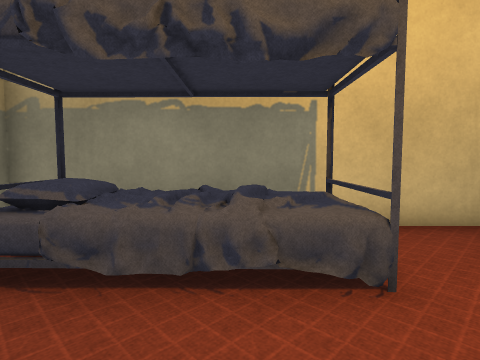
view 1 (above)

12 first-person views from a walk through a 3-D level made in the Unity game engine. The camera is 1.2 m above the floor, tilts 4° down and sees 80° across. The floor is counted in squares, 1 m on a side. Each view is taken from the middle of a square. On the plan, view 1 faces up. The plan holds only what a view shows up to about 13 squares ahead; the rest is blank. Surface patterns are stand-ins for the level's own textures.

view 2
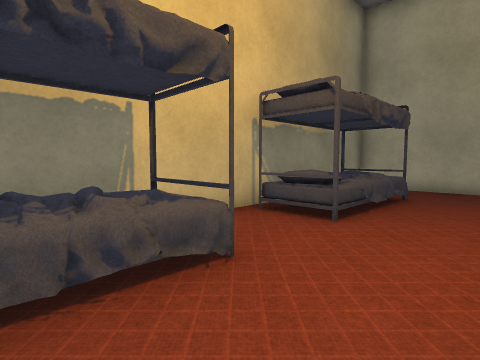

view 3
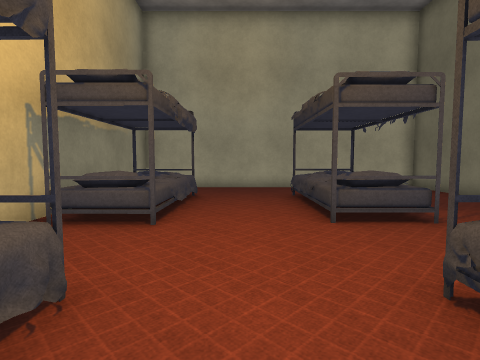

view 4
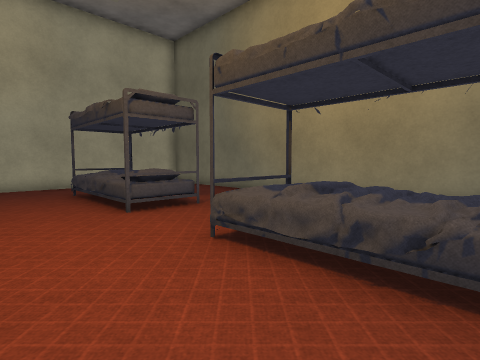

view 5
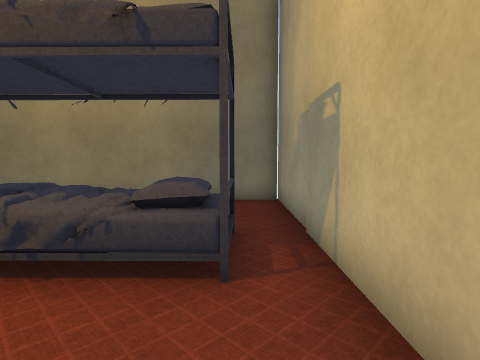

view 6
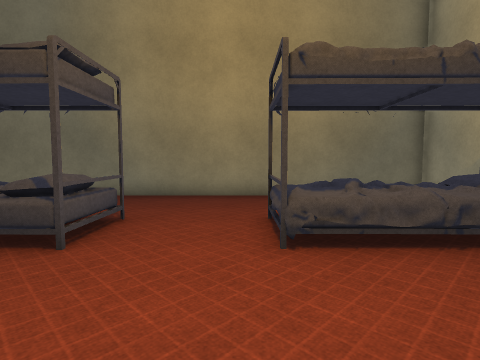

view 7
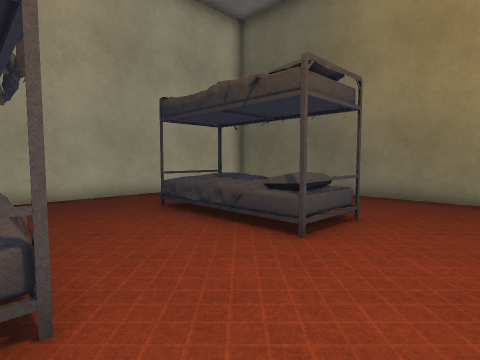

view 8
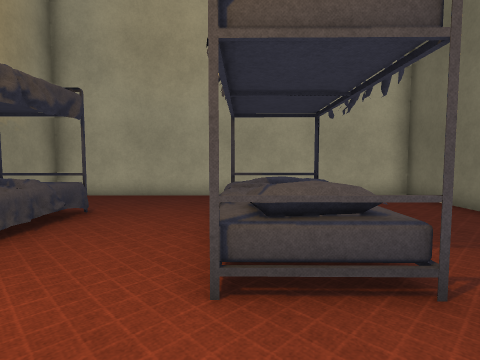

view 9
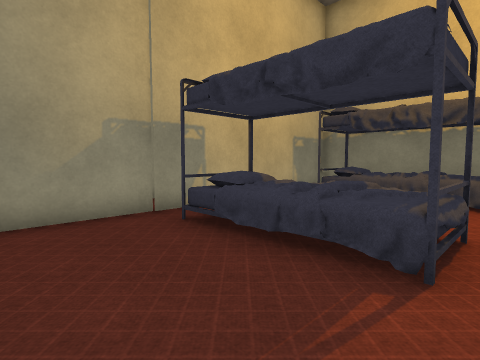

view 10
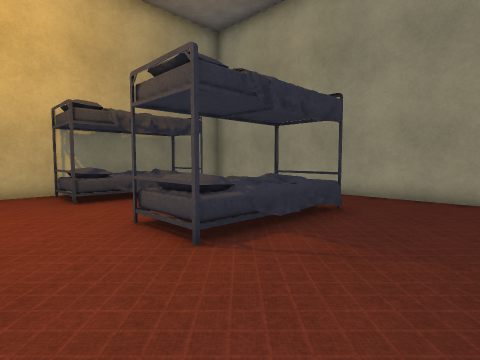

view 11
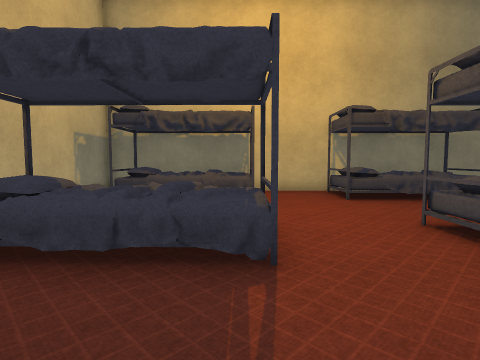

view 12
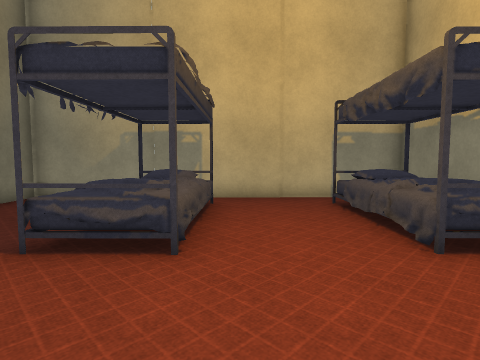

### Floor plan
Points are (right, up) in squares from view 1. A wall is a line through its corners. A room is listed if a view was taken in it or the views show most of it. See-through windows are left out.
Room 1 (views 1, 2, 3, 4, 5, 6, 7, 8, 9, 10, 11, 12)
walls: (11.6, -6.6) (11.6, 5.1) (-4.1, 5.1) (-4.1, -6.6) (11.6, -6.6)
objects: other object (-3, -3) to (1, -1); other object (-3, 3) to (1, 4); other object (4, -3) to (9, -1); other object (4, 3) to (8, 4)

Positions as (right, up) in squares from view 1, and headings:
1: (0, 0), facing up
2: (-1, 0), facing up-right
3: (-1, 1), facing right
4: (-2, 2), facing down-right
5: (-3, 2), facing down
6: (2, 3), facing down
7: (2, 3), facing down-right
8: (2, -1), facing right
9: (2, -6), facing up-left
10: (2, -6), facing up-right
11: (1, -6), facing up
12: (5, 0), facing left
